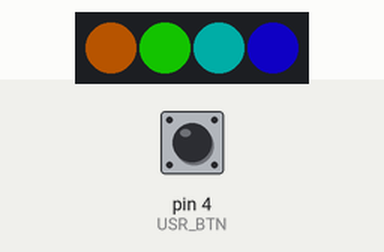
A sketch run on a simulated Arduino Uno, built with avr-gcc and run on an emulated ATmega328P. On the bench: 4 RGB LEDs in strip order, left to right. The test bench sets the inputs (shaded band); at power-on: pin 4 (USR_BTN) HIGH. Dim RGB values are drawn brighter than linear; EEPROM starts erased.

Above: at 1.2 s.
1.3 s: pin 4 (USR_BTN) pulled LOW for 0.15 s
At 3.68 s:
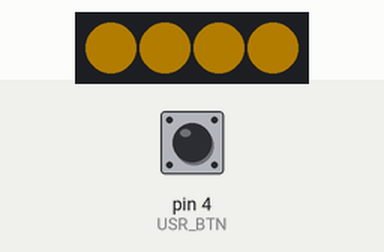
4.3 s: pin 4 (USR_BTN) pulled LOW for 0.15 s
At 4.71 s:
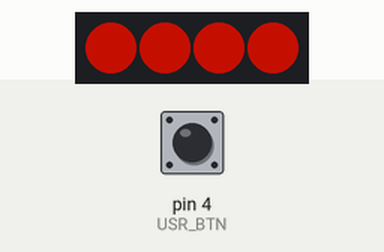
7.4 s: pin 4 (USR_BTN) pulled LOW for 1 s
At 8.32 s:
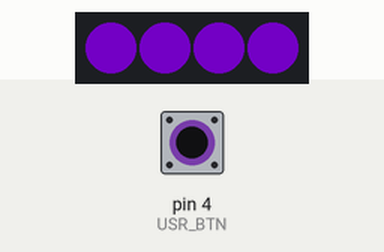
11.4 s: pin 4 (USR_BTN) pulled LOW for 1 s
At 11.93 s:
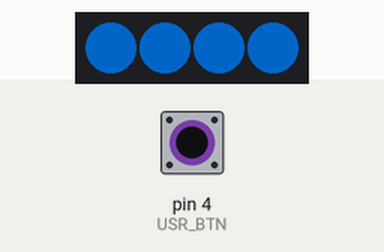
15.4 s: pin 4 (USR_BTN) pulled LOW for 3.2 s
At 16.5 s:
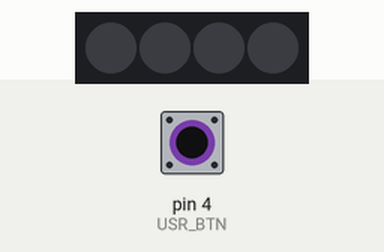
Timing chart, 0 to 18.4 s (numbered marks = the images above; inputs shaded):
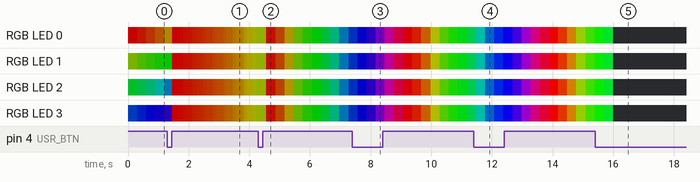

The sketch:

RGB_RockLight.ino
```cpp
/**
 * Author: Michael Pate
 * Version: 2.0
 * Date: 8-21-2025
 */

#include <EEPROM.h>
#include <Adafruit_NeoPixel.h>

// This was included in the Adafruit example sketch
#ifdef __AVR__
  #include <avr/power.h>
#endif

#define LED_DATA 3
#define USR_BTN 4

// 4x LEDs, 800kHz GRB bitstream
Adafruit_NeoPixel strip = Adafruit_NeoPixel(4, LED_DATA, NEO_GRB + NEO_KHZ800);

// EEPROM addresses to hold data for brightness and the current mode
#define MODE_ADDR 100
#define BRIGHT_ADDR 150 // stored as an index in brightOptions (one-indexed)
byte brightOptions[6] = {0, 25, 50, 100, 150, 200};
// These values will be saved every time they are changed, and loaded on startup
byte mode, brightness_i;
#define DEFAULT_MODE 0
#define DEFAULT_BRIGHT_I 3 // brightness of 50 for index 2

bool buttonState = HIGH;
bool lastButtonState = HIGH;
unsigned long pressStartTime = 0;
bool longPressHandled = false;
#define HOLD_TIME 600

double rainbowColorPosition = 0.0;
unsigned long lastSnapMillis = 0; // last time the color snapped in mode 2

void setup() {
  pinMode(USR_BTN, INPUT_PULLUP);
  pinMode(LED_DATA, OUTPUT);

  // Check if the EEPROM has been written, as in nonzero
  byte testMode = EEPROM.read(MODE_ADDR);
  if (testMode != 255)
  {
    mode = testMode;
  }
  else
  {
    mode = DEFAULT_MODE;
  }

  byte testBright_i = EEPROM.read(BRIGHT_ADDR);
  if (testBright_i != 255)
  {
    brightness_i = testBright_i;
  }
  else
  {
    brightness_i = DEFAULT_BRIGHT_I;
  }

  strip.begin();
  strip.setBrightness(brightOptions[brightness_i]);
  strip.show(); // Initialize all pixels to 'off'

  // for testing
  for (int i=0; i < strip.numPixels(); i++)
  {
    strip.setPixelColor(i, strip.Color(255,0,0));
    strip.show();
  }
}

void fillRed(int bright)
{
  strip.setBrightness(bright);
  for (int i=0; i < strip.numPixels(); i++)
  {
    strip.setPixelColor(i, strip.Color(255,0,0));
    strip.show();
  }
}

void loop() {
  // Handle button presses, holds, and such
  buttonState = digitalRead(USR_BTN);

  // Detect right when the button is pressed
  if (buttonState == LOW && lastButtonState == HIGH)
  {
    pressStartTime = millis();
    longPressHandled = false;
  }

  // Check if the button is still being held
  if (buttonState == LOW && !longPressHandled)
  {
    if (millis() - pressStartTime >= HOLD_TIME)
    {
      // long press action - change brightness and save to EEPROM
      if (++brightness_i > 5)
      {
        brightness_i = 0;
      }
      EEPROM.write(BRIGHT_ADDR, brightness_i);
      strip.setBrightness(brightOptions[brightness_i]);

      longPressHandled = true;
    }
  }

  // Button just released
  if (buttonState == HIGH && lastButtonState == LOW)
  {
    if (!longPressHandled)
    {
      // short press action - change mode and save to EEPROM
      if (++mode > 10)
      {
        mode = 0;
      }
      rainbowColorPosition = 0.0;
      EEPROM.write(MODE_ADDR, mode);
    }
  }
  lastButtonState = buttonState;

  uint32_t colorTarget;
  switch(mode)
  {
    case 0:
    {
      // rainbow mode, but kind of like a wheel
      if (rainbowColorPosition > 1024.0) rainbowColorPosition = 0.0;
      else rainbowColorPosition += 0.19;
      for(int i=0; i<strip.numPixels(); i++)
      {
        strip.setPixelColor(i, colorFrom1024(int(rainbowColorPosition + i * 200), strip));
      }
      strip.show();
      delay(1);
      break;
    }
    case 1:
    {
      // rainbow mode, slowly cycle through the colors
      if (rainbowColorPosition > 1024.0) rainbowColorPosition = 0.0;
      else rainbowColorPosition += 0.1;
      for(int i=0; i<strip.numPixels(); i++)
      {
        strip.setPixelColor(i, colorFrom1024(int(rainbowColorPosition), strip));
      }
      strip.show();
      delay(1);
      break;
    }
    case 2:
    {
      // rainbow mode, slowly cycle through the colors a little faster
      if (rainbowColorPosition > 1024.0) rainbowColorPosition = 0.0;
      else rainbowColorPosition += 0.33;
      for(int i=0; i<strip.numPixels(); i++)
      {
        strip.setPixelColor(i, colorFrom1024(int(rainbowColorPosition), strip));
      }
      strip.show();
      delay(1);
      break;
    }
    case 3:
    {
      // Still a rainbow but just snapping through the 6 primary colors
      if (rainbowColorPosition > 853.0) rainbowColorPosition = 0.0; // 853 because thats 1024-170, so red doesnt show twice
      unsigned long now_millis = millis();
      if (now_millis - lastSnapMillis > 2000)
      {
        rainbowColorPosition += 170;  // 1024 / 6 = 170
        lastSnapMillis = now_millis;
      }
      for(int i=0; i<strip.numPixels(); i++)
      {
        strip.setPixelColor(i, colorFrom1024(int(rainbowColorPosition), strip));
      }
      strip.show();
      delay(1);
      break;
    }
    case 4:
    {
      // Show white static
      strip.fill(strip.Color(255,255,255));
      strip.show();
      delay(1);
      break;
    }
    case 5:
    {
      // Show red static
      strip.fill(strip.Color(255,0,0));
      strip.show();
      delay(1);
      break;
    }
    case 6:
    {
      // Show green static
      strip.fill(strip.Color(0,255,0));
      strip.show();
      delay(1);
      break;
    }
    case 7:
    {
      // Show blue static
      strip.fill(strip.Color(0,0,255));
      strip.show();
      delay(1);
      break;
    }
    case 8:
    {
      // Show yellow static
      strip.fill(strip.Color(255,255,0));
      strip.show();
      delay(1);
      break;
    }
    case 9:
    {
      // Show cyan static
      strip.fill(strip.Color(0,255,255));
      strip.show();
      delay(1);
      break;
    }
    case 10:
    {
      // Show purple static
      strip.fill(strip.Color(255,0,255));
      strip.show();
      delay(1);
      break;
    }
    default:
    {
      // Default to just showing white
      strip.fill(strip.Color(255,255,255));
      strip.show();
      delay(1);
      break;
    }
  }
}

// Map a 0–1023 input into a NeoPixel color
uint32_t colorFrom1024(uint16_t pos, Adafruit_NeoPixel &strip) {
  // constrain to 0–1023
  pos = pos & 0x3FF; // wrap if needed

  // Scale 0–1023 into 0–767 (3 * 256)
  uint16_t scaled = (pos * 768L) / 1024;

  uint8_t r, g, b;

  if (scaled < 256) {
    // Red -> Green
    r = 255 - scaled;
    g = scaled;
    b = 0;
  } else if (scaled < 512) {
    // Green -> Blue
    scaled -= 256;
    r = 0;
    g = 255 - scaled;
    b = scaled;
  } else {
    // Blue -> Red
    scaled -= 512;
    r = scaled;
    g = 0;
    b = 255 - scaled;
  }

  // Use Adafruit's helper
  return strip.Color(r, g, b);
}
```
